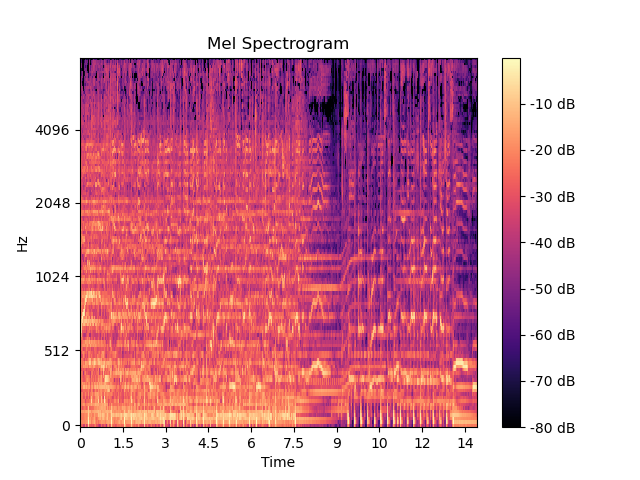

Recreate this plot in Python.
import numpy as np
import librosa
import librosa.display
import matplotlib.pyplot as plt

y, sr = librosa.load('./U-belong-with-me.mp3')


mel_spect = librosa.feature.melspectrogram(y=y, sr=sr, n_fft=2048, hop_length=1024)
mel_spect = librosa.power_to_db(mel_spect, ref=np.max)
librosa.display.specshow(mel_spect, y_axis='mel', fmax=8000, x_axis='time');
plt.title('Mel Spectrogram');
plt.colorbar(format='%+2.0f dB');
plt.savefig('melspectogram.png');
